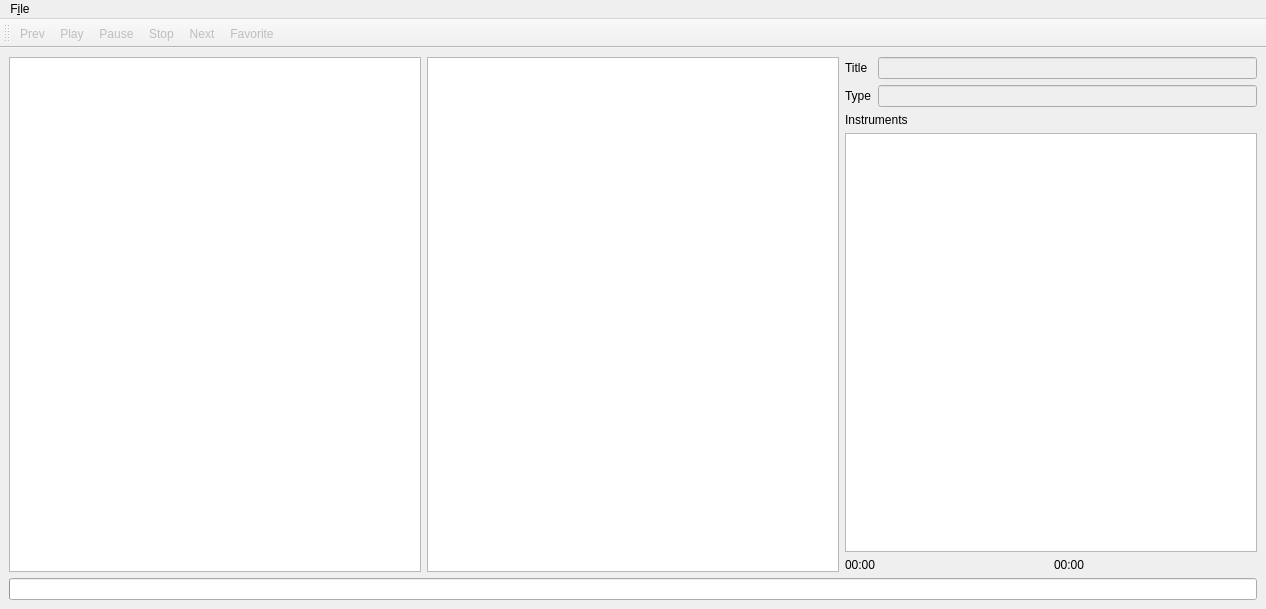
<?xml version="1.0" encoding="UTF-8"?>
<ui version="4.0">
 <class>DesktopUI</class>
 <widget class="QMainWindow" name="DesktopUI">
  <property name="geometry">
   <rect>
    <x>0</x>
    <y>0</y>
    <width>1266</width>
    <height>609</height>
   </rect>
  </property>
  <property name="windowTitle">
   <string>Modland Player</string>
  </property>
  <widget class="QWidget" name="centralwidget">
   <layout class="QGridLayout" name="gridLayout_2">
    <item row="1" column="0">
     <widget class="QProgressBar" name="progressBar">
      <property name="autoFillBackground">
       <bool>false</bool>
      </property>
      <property name="value">
       <number>0</number>
      </property>
      <property name="format">
       <string/>
      </property>
     </widget>
    </item>
    <item row="0" column="0">
     <layout class="QHBoxLayout" name="horizontalLayout">
      <item>
       <widget class="QListWidget" name="AuthorsList"/>
      </item>
      <item>
       <widget class="QListWidget" name="SongsList"/>
      </item>
      <item>
       <layout class="QVBoxLayout" name="verticalLayout_2">
        <item>
         <layout class="QGridLayout" name="gridLayout">
          <item row="0" column="0">
           <widget class="QLabel" name="TitleLabel">
            <property name="text">
             <string>Title</string>
            </property>
           </widget>
          </item>
          <item row="0" column="1">
           <widget class="QLineEdit" name="TitleInfo">
            <property name="enabled">
             <bool>false</bool>
            </property>
           </widget>
          </item>
          <item row="1" column="0">
           <widget class="QLabel" name="TypeLabel">
            <property name="text">
             <string>Type</string>
            </property>
           </widget>
          </item>
          <item row="1" column="1">
           <widget class="QLineEdit" name="TypeInfo">
            <property name="enabled">
             <bool>false</bool>
            </property>
           </widget>
          </item>
         </layout>
        </item>
        <item>
         <layout class="QVBoxLayout" name="verticalLayout">
          <item>
           <widget class="QLabel" name="label">
            <property name="text">
             <string>Instruments</string>
            </property>
           </widget>
          </item>
          <item>
           <widget class="QTextBrowser" name="InstrumentsList">
            <property name="font">
             <font>
              <family>Monospace</family>
              <weight>50</weight>
              <bold>false</bold>
             </font>
            </property>
            <property name="lineWrapMode">
             <enum>QTextEdit::NoWrap</enum>
            </property>
           </widget>
          </item>
         </layout>
        </item>
        <item>
         <layout class="QHBoxLayout" name="horizontalLayout_2">
          <item>
           <widget class="QLabel" name="TimeLabel">
            <property name="text">
             <string>00:00</string>
            </property>
           </widget>
          </item>
          <item>
           <widget class="QLabel" name="TotalTimeLabel">
            <property name="text">
             <string>00:00</string>
            </property>
           </widget>
          </item>
         </layout>
        </item>
       </layout>
      </item>
     </layout>
    </item>
   </layout>
  </widget>
  <widget class="QMenuBar" name="menubar">
   <property name="geometry">
    <rect>
     <x>0</x>
     <y>0</y>
     <width>1266</width>
     <height>29</height>
    </rect>
   </property>
   <widget class="QMenu" name="menuFile">
    <property name="title">
     <string>F&amp;ile</string>
    </property>
    <addaction name="actionExit"/>
   </widget>
   <addaction name="menuFile"/>
  </widget>
  <widget class="QToolBar" name="toolBar">
   <property name="enabled">
    <bool>false</bool>
   </property>
   <property name="windowTitle">
    <string>toolBar</string>
   </property>
   <attribute name="toolBarArea">
    <enum>TopToolBarArea</enum>
   </attribute>
   <attribute name="toolBarBreak">
    <bool>false</bool>
   </attribute>
   <addaction name="actionPrev"/>
   <addaction name="actionPlay"/>
   <addaction name="actionPause"/>
   <addaction name="actionStop"/>
   <addaction name="actionNext"/>
   <addaction name="actionFavorite"/>
  </widget>
  <action name="actionExit">
   <property name="text">
    <string>&amp;Exit</string>
   </property>
   <property name="shortcut">
    <string>Ctrl+Q</string>
   </property>
  </action>
  <action name="actionPlay">
   <property name="text">
    <string>Play</string>
   </property>
  </action>
  <action name="actionPause">
   <property name="text">
    <string>Pause</string>
   </property>
  </action>
  <action name="actionStop">
   <property name="text">
    <string>Stop</string>
   </property>
  </action>
  <action name="actionPrev">
   <property name="text">
    <string>Prev</string>
   </property>
  </action>
  <action name="actionNext">
   <property name="text">
    <string>Next</string>
   </property>
  </action>
  <action name="actionFavorite">
   <property name="enabled">
    <bool>false</bool>
   </property>
   <property name="text">
    <string>Favorite</string>
   </property>
  </action>
 </widget>
 <resources/>
 <connections>
  <connection>
   <sender>actionExit</sender>
   <signal>triggered(bool)</signal>
   <receiver>DesktopUI</receiver>
   <slot>close()</slot>
   <hints>
    <hint type="sourcelabel">
     <x>-1</x>
     <y>-1</y>
    </hint>
    <hint type="destinationlabel">
     <x>273</x>
     <y>276</y>
    </hint>
   </hints>
  </connection>
 </connections>
</ui>
